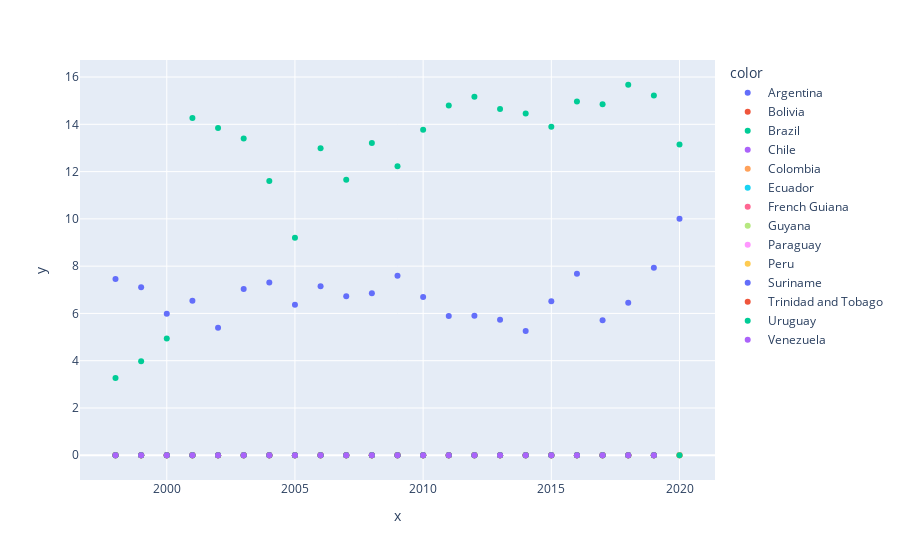

The notebook cell this image was saved under:
### Code cell
fig = px.scatter(x=suram["year"], y=suram["nuclear_electricity"], color=suram['country'])
fig.show()

### Figure 1 — Plotly figure (JSON) as saved in the notebook; plotly's stock layout.template omitted (floating-point values rounded to 4 significant figures)
{"data": [{"hovertemplate": "color=Argentina<br>x=%{x}<br>y=%{y}<extra></extra>", "legendgroup": "Argentina", "marker": {"color": "#636efa", "symbol": "circle"}, "mode": "markers", "name": "Argentina", "orientation": "v", "showlegend": true, "type": "scatter", "x": [1998, 1999, 2000, 2001, 2002, 2003, 2004, 2005, 2006, 2007, 2008, 2009, 2010, 2011, 2012, 2013, 2014, 2015, 2016, 2017, 2018, 2019, 2020], "xaxis": "x", "y": [7.453, 7.106, 5.985, 6.541, 5.39, 7.03, 7.313, 6.37, 7.153, 6.722, 6.85, 7.59, 6.691, 5.894, 5.903, 5.732, 5.258, 6.519, 7.677, 5.716, 6.453, 7.927, 10.01], "yaxis": "y"}, {"hovertemplate": "color=Bolivia<br>x=%{x}<br>y=%{y}<extra></extra>", "legendgroup": "Bolivia", "marker": {"color": "#EF553B", "symbol": "circle"}, "mode": "markers", "name": "Bolivia", "orientation": "v", "showlegend": true, "type": "scatter", "x": [1998, 1999, 2000, 2001, 2002, 2003, 2004, 2005, 2006, 2007, 2008, 2009, 2010, 2011, 2012, 2013, 2014, 2015, 2016, 2017, 2018, 2019, 2020], "xaxis": "x", "y": [0, 0, 0, 0, 0, 0, 0, 0, 0, 0, 0, 0, 0, 0, 0, 0, 0, 0, 0, 0, 0, 0, 0], "yaxis": "y"}, {"hovertemplate": "color=Brazil<br>x=%{x}<br>y=%{y}<extra></extra>", "legendgroup": "Brazil", "marker": {"color": "#00cc96", "symbol": "circle"}, "mode": "markers", "name": "Brazil", "orientation": "v", "showlegend": true, "type": "scatter", "x": [1998, 1999, 2000, 2001, 2002, 2003, 2004, 2005, 2006, 2007, 2008, 2009, 2010, 2011, 2012, 2013, 2014, 2015, 2016, 2017, 2018, 2019, 2020], "xaxis": "x", "y": [3.265, 3.977, 4.94, 14.27, 13.84, 13.4, 11.6, 9.197, 12.98, 11.65, 13.21, 12.22, 13.77, 14.79, 15.17, 14.64, 14.46, 13.89, 14.97, 14.85, 15.67, 15.22, 13.15], "yaxis": "y"}, {"hovertemplate": "color=Chile<br>x=%{x}<br>y=%{y}<extra></extra>", "legendgroup": "Chile", "marker": {"color": "#ab63fa", "symbol": "circle"}, "mode": "markers", "name": "Chile", "orientation": "v", "showlegend": true, "type": "scatter", "x": [1998, 1999, 2000, 2001, 2002, 2003, 2004, 2005, 2006, 2007, 2008, 2009, 2010, 2011, 2012, 2013, 2014, 2015, 2016, 2017, 2018, 2019, 2020], "xaxis": "x", "y": [0, 0, 0, 0, 0, 0, 0, 0, 0, 0, 0, 0, 0, 0, 0, 0, 0, 0, 0, 0, 0, 0, 0], "yaxis": "y"}, {"hovertemplate": "color=Colombia<br>x=%{x}<br>y=%{y}<extra></extra>", "legendgroup": "Colombia", "marker": {"color": "#FFA15A", "symbol": "circle"}, "mode": "markers", "name": "Colombia", "orientation": "v", "showlegend": true, "type": "scatter", "x": [1998, 1999, 2000, 2001, 2002, 2003, 2004, 2005, 2006, 2007, 2008, 2009, 2010, 2011, 2012, 2013, 2014, 2015, 2016, 2017, 2018, 2019, 2020], "xaxis": "x", "y": [0, 0, 0, 0, 0, 0, 0, 0, 0, 0, 0, 0, 0, 0, 0, 0, 0, 0, 0, 0, 0, 0, 0], "yaxis": "y"}, {"hovertemplate": "color=Ecuador<br>x=%{x}<br>y=%{y}<extra></extra>", "legendgroup": "Ecuador", "marker": {"color": "#19d3f3", "symbol": "circle"}, "mode": "markers", "name": "Ecuador", "orientation": "v", "showlegend": true, "type": "scatter", "x": [1998, 1999, 2000, 2001, 2002, 2003, 2004, 2005, 2006, 2007, 2008, 2009, 2010, 2011, 2012, 2013, 2014, 2015, 2016, 2017, 2018, 2019], "xaxis": "x", "y": [0, 0, 0, 0, 0, 0, 0, 0, 0, 0, 0, 0, 0, 0, 0, 0, 0, 0, 0, 0, 0, 0], "yaxis": "y"}, {"hovertemplate": "color=French Guiana<br>x=%{x}<br>y=%{y}<extra></extra>", "legendgroup": "French Guiana", "marker": {"color": "#FF6692", "symbol": "circle"}, "mode": "markers", "name": "French Guiana", "orientation": "v", "showlegend": true, "type": "scatter", "x": [1998, 1999, 2000, 2001, 2002, 2003, 2004, 2005, 2006, 2007, 2008, 2009, 2010, 2011, 2012, 2013, 2014, 2015, 2016, 2017, 2018, 2019], "xaxis": "x", "y": [0, 0, 0, 0, 0, 0, 0, 0, 0, 0, 0, 0, 0, 0, 0, 0, 0, 0, 0, 0, 0, 0], "yaxis": "y"}, {"hovertemplate": "color=Guyana<br>x=%{x}<br>y=%{y}<extra></extra>", "legendgroup": "Guyana", "marker": {"color": "#B6E880", "symbol": "circle"}, "mode": "markers", "name": "Guyana", "orientation": "v", "showlegend": true, "type": "scatter", "x": [1998, 1999, 2000, 2001, 2002, 2003, 2004, 2005, 2006, 2007, 2008, 2009, 2010, 2011, 2012, 2013, 2014, 2015, 2016, 2017, 2018, 2019], "xaxis": "x", "y": [0, 0, 0, 0, 0, 0, 0, 0, 0, 0, 0, 0, 0, 0, 0, 0, 0, 0, 0, 0, 0, 0], "yaxis": "y"}, {"hovertemplate": "color=Paraguay<br>x=%{x}<br>y=%{y}<extra></extra>", "legendgroup": "Paraguay", "marker": {"color": "#FF97FF", "symbol": "circle"}, "mode": "markers", "name": "Paraguay", "orientation": "v", "showlegend": true, "type": "scatter", "x": [1998, 1999, 2000, 2001, 2002, 2003, 2004, 2005, 2006, 2007, 2008, 2009, 2010, 2011, 2012, 2013, 2014, 2015, 2016, 2017, 2018, 2019], "xaxis": "x", "y": [0, 0, 0, 0, 0, 0, 0, 0, 0, 0, 0, 0, 0, 0, 0, 0, 0, 0, 0, 0, 0, 0], "yaxis": "y"}, {"hovertemplate": "color=Peru<br>x=%{x}<br>y=%{y}<extra></extra>", "legendgroup": "Peru", "marker": {"color": "#FECB52", "symbol": "circle"}, "mode": "markers", "name": "Peru", "orientation": "v", "showlegend": true, "type": "scatter", "x": [1998, 1999, 2000, 2001, 2002, 2003, 2004, 2005, 2006, 2007, 2008, 2009, 2010, 2011, 2012, 2013, 2014, 2015, 2016, 2017, 2018, 2019, 2020], "xaxis": "x", "y": [0, 0, 0, 0, 0, 0, 0, 0, 0, 0, 0, 0, 0, 0, 0, 0, 0, 0, 0, 0, 0, 0, 0], "yaxis": "y"}, {"hovertemplate": "color=Suriname<br>x=%{x}<br>y=%{y}<extra></extra>", "legendgroup": "Suriname", "marker": {"color": "#636efa", "symbol": "circle"}, "mode": "markers", "name": "Suriname", "orientation": "v", "showlegend": true, "type": "scatter", "x": [1998, 1999, 2000, 2001, 2002, 2003, 2004, 2005, 2006, 2007, 2008, 2009, 2010, 2011, 2012, 2013, 2014, 2015, 2016, 2017, 2018, 2019], "xaxis": "x", "y": [0, 0, 0, 0, 0, 0, 0, 0, 0, 0, 0, 0, 0, 0, 0, 0, 0, 0, 0, 0, 0, 0], "yaxis": "y"}, {"hovertemplate": "color=Trinidad and Tobago<br>x=%{x}<br>y=%{y}<extra></extra>", "legendgroup": "Trinidad and Tobago", "marker": {"color": "#EF553B", "symbol": "circle"}, "mode": "markers", "name": "Trinidad and Tobago", "orientation": "v", "showlegend": true, "type": "scatter", "x": [1998, 1999, 2000, 2001, 2002, 2003, 2004, 2005, 2006, 2007, 2008, 2009, 2010, 2011, 2012, 2013, 2014, 2015, 2016, 2017, 2018, 2019], "xaxis": "x", "y": [0, 0, 0, 0, 0, 0, 0, 0, 0, 0, 0, 0, 0, 0, 0, 0, 0, 0, 0, 0, 0, 0], "yaxis": "y"}, {"hovertemplate": "color=Uruguay<br>x=%{x}<br>y=%{y}<extra></extra>", "legendgroup": "Uruguay", "marker": {"color": "#00cc96", "symbol": "circle"}, "mode": "markers", "name": "Uruguay", "orientation": "v", "showlegend": true, "type": "scatter", "x": [1998, 1999, 2000, 2001, 2002, 2003, 2004, 2005, 2006, 2007, 2008, 2009, 2010, 2011, 2012, 2013, 2014, 2015, 2016, 2017, 2018, 2019, 2020], "xaxis": "x", "y": [0, 0, 0, 0, 0, 0, 0, 0, 0, 0, 0, 0, 0, 0, 0, 0, 0, 0, 0, 0, 0, 0, 0], "yaxis": "y"}, {"hovertemplate": "color=Venezuela<br>x=%{x}<br>y=%{y}<extra></extra>", "legendgroup": "Venezuela", "marker": {"color": "#ab63fa", "symbol": "circle"}, "mode": "markers", "name": "Venezuela", "orientation": "v", "showlegend": true, "type": "scatter", "x": [1998, 1999, 2000, 2001, 2002, 2003, 2004, 2005, 2006, 2007, 2008, 2009, 2010, 2011, 2012, 2013, 2014, 2015, 2016, 2017, 2018, 2019], "xaxis": "x", "y": [0, 0, 0, 0, 0, 0, 0, 0, 0, 0, 0, 0, 0, 0, 0, 0, 0, 0, 0, 0, 0, 0], "yaxis": "y"}], "layout": {"legend": {"title": {"text": "color"}, "tracegroupgap": 0}, "margin": {"t": 60}, "xaxis": {"anchor": "y", "domain": [0, 1], "title": {"text": "x"}}, "yaxis": {"anchor": "x", "domain": [0, 1], "title": {"text": "y"}}}}
